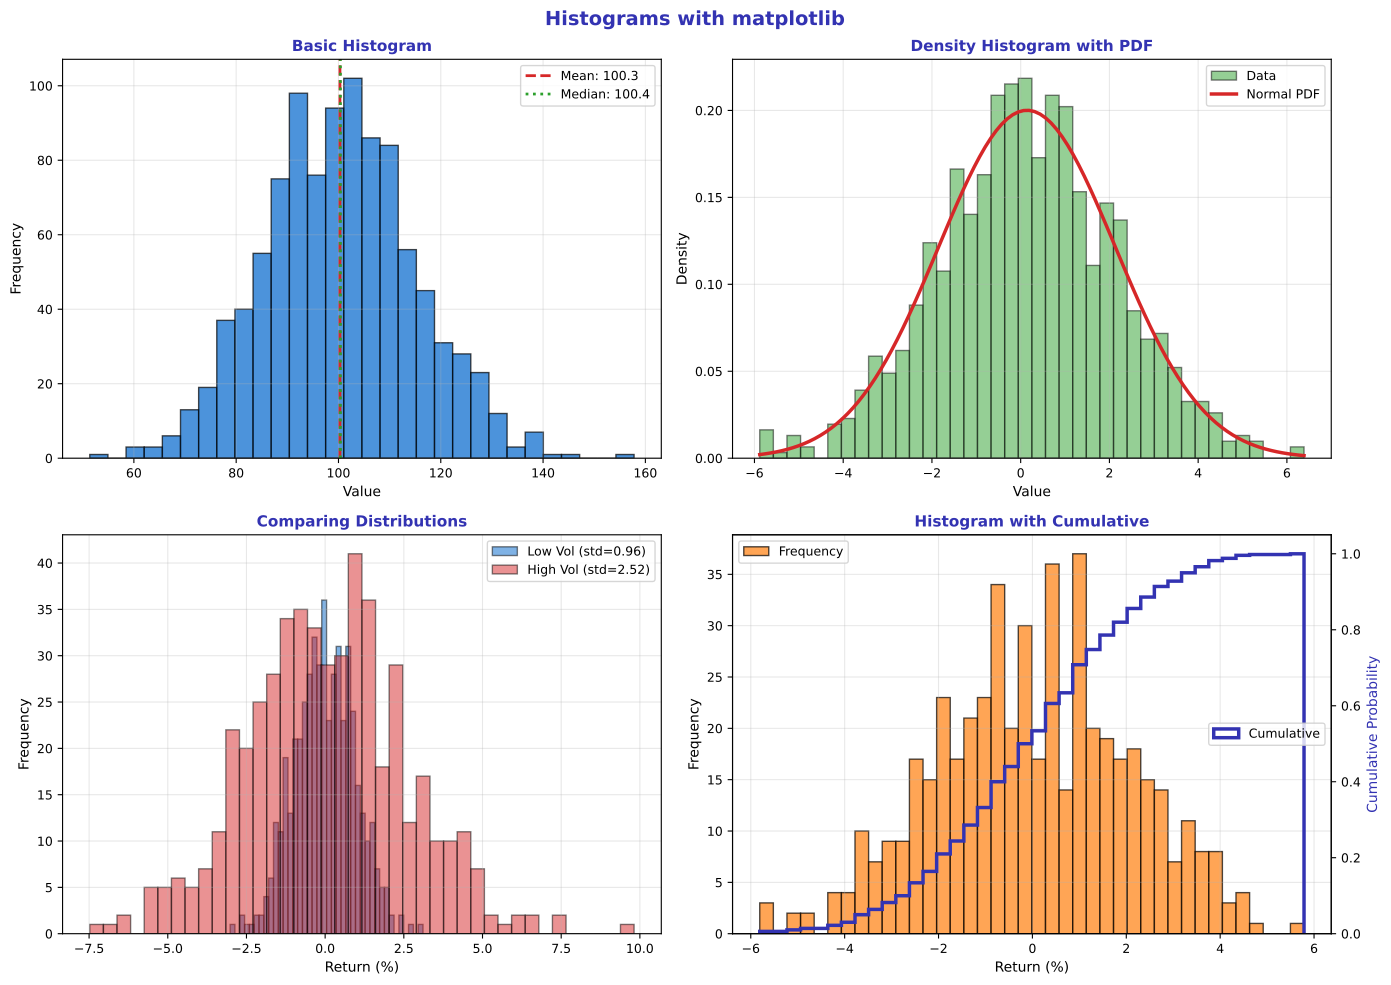

This figure's Python source:
"""Histograms - Distribution visualization"""
import matplotlib.pyplot as plt
import numpy as np
from scipy import stats
from pathlib import Path

plt.rcParams.update({
    'font.size': 10,
    'axes.labelsize': 10,
    'axes.titlesize': 11,
    'xtick.labelsize': 9,
    'ytick.labelsize': 9,
    'legend.fontsize': 9,
    'figure.figsize': (10, 6),
    'figure.dpi': 150
})

MLPURPLE = '#3333B2'
MLLAVENDER = '#ADADE0'
MLBLUE = '#0066CC'
MLORANGE = '#FF7F0E'
MLGREEN = '#2CA02C'
MLRED = '#D62728'

np.random.seed(42)

fig, axes = plt.subplots(2, 2, figsize=(14, 10))
fig.suptitle('Histograms with matplotlib', fontsize=14, fontweight='bold', color=MLPURPLE)

# Plot 1: Basic histogram
ax1 = axes[0, 0]
data = np.random.normal(100, 15, 1000)

ax1.hist(data, bins=30, color=MLBLUE, alpha=0.7, edgecolor='black')
ax1.axvline(np.mean(data), color=MLRED, linestyle='--', linewidth=2, label=f'Mean: {np.mean(data):.1f}')
ax1.axvline(np.median(data), color=MLGREEN, linestyle=':', linewidth=2, label=f'Median: {np.median(data):.1f}')

ax1.set_title('Basic Histogram', fontsize=11, fontweight='bold', color=MLPURPLE)
ax1.set_xlabel('Value', fontsize=10)
ax1.set_ylabel('Frequency', fontsize=10)
ax1.legend(fontsize=9)
ax1.grid(alpha=0.3)

# Plot 2: Density (normalized) histogram with PDF
ax2 = axes[0, 1]
data = np.random.normal(0, 2, 1000)

ax2.hist(data, bins=40, density=True, color=MLGREEN, alpha=0.5, edgecolor='black', label='Data')

# Overlay fitted normal PDF
x = np.linspace(data.min(), data.max(), 100)
pdf = stats.norm.pdf(x, np.mean(data), np.std(data))
ax2.plot(x, pdf, color=MLRED, linewidth=2.5, label='Normal PDF')

ax2.set_title('Density Histogram with PDF', fontsize=11, fontweight='bold', color=MLPURPLE)
ax2.set_xlabel('Value', fontsize=10)
ax2.set_ylabel('Density', fontsize=10)
ax2.legend(fontsize=9)
ax2.grid(alpha=0.3)

# Plot 3: Multiple histograms
ax3 = axes[1, 0]
low_vol = np.random.normal(0, 1, 500)
high_vol = np.random.normal(0, 2.5, 500)

ax3.hist(low_vol, bins=40, alpha=0.5, color=MLBLUE, edgecolor='black', label=f'Low Vol (std={np.std(low_vol):.2f})')
ax3.hist(high_vol, bins=40, alpha=0.5, color=MLRED, edgecolor='black', label=f'High Vol (std={np.std(high_vol):.2f})')

ax3.set_title('Comparing Distributions', fontsize=11, fontweight='bold', color=MLPURPLE)
ax3.set_xlabel('Return (%)', fontsize=10)
ax3.set_ylabel('Frequency', fontsize=10)
ax3.legend(fontsize=9)
ax3.grid(alpha=0.3)

# Plot 4: Histogram with cumulative
ax4 = axes[1, 1]
returns = np.random.normal(0.05, 2, 500)

ax4.hist(returns, bins=40, color=MLORANGE, alpha=0.7, edgecolor='black', label='Frequency')

ax4_twin = ax4.twinx()
ax4_twin.hist(returns, bins=40, cumulative=True, density=True, histtype='step',
              color=MLPURPLE, linewidth=2.5, label='Cumulative')
ax4_twin.set_ylabel('Cumulative Probability', fontsize=10, color=MLPURPLE)

ax4.set_title('Histogram with Cumulative', fontsize=11, fontweight='bold', color=MLPURPLE)
ax4.set_xlabel('Return (%)', fontsize=10)
ax4.set_ylabel('Frequency', fontsize=10)
ax4.legend(loc='upper left', fontsize=9)
ax4_twin.legend(loc='center right', fontsize=9)
ax4.grid(alpha=0.3)

plt.tight_layout()
plt.savefig(Path(__file__).parent / 'chart.pdf', dpi=300, bbox_inches='tight')
plt.close()
